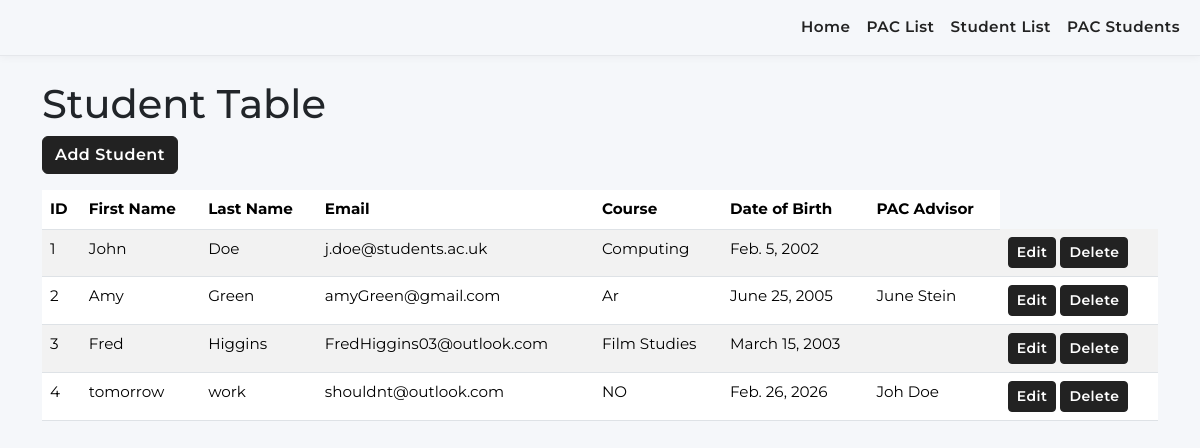
Before: /student_list/ with the older database file.
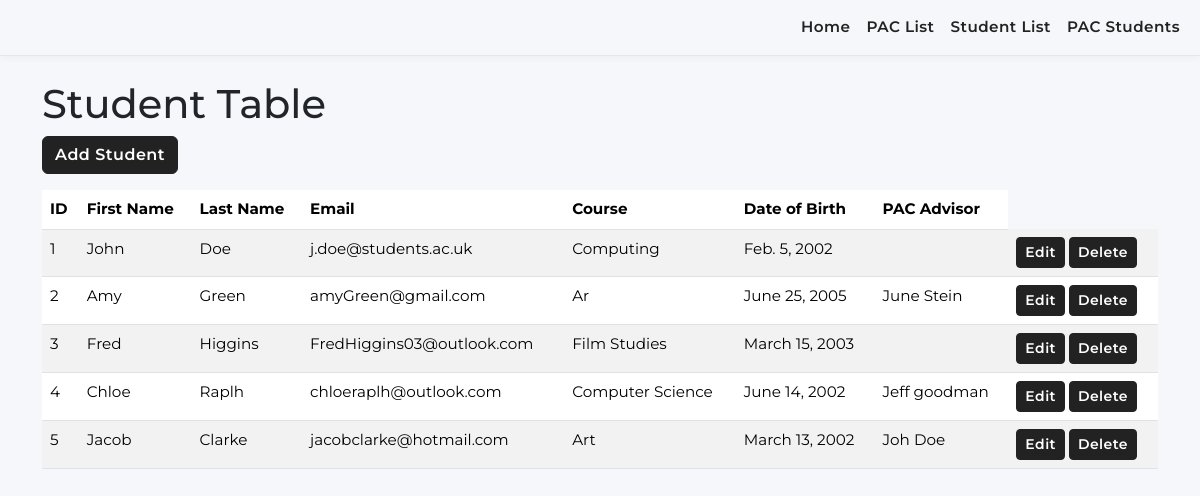
After: the same page with the newer database file.
### pacsystem/models.py (models this page shows, shortened)
class StudentTable(models.Model):
    StudentID = models.AutoField(primary_key=True)
    PacID = models.ForeignKey(PacTable, on_delete=models.SET_NULL, null=True, blank=True)
    FirstName = models.CharField(max_length=64, null=False)
    LastName = models.CharField(max_length=64, null=False)
    Email = models.EmailField(max_length=255, null=False)
    Course = models.CharField(max_length=64, null=False)
    DOB = models.DateField(null=False)

class PacTable(models.Model):
    PacID = models.AutoField(primary_key=True)
    FirstName = models.CharField(max_length=64, null=False)
    LastName = models.CharField(max_length=64, null=False)
    Email = models.EmailField(max_length=255, null=False)
    Department = models.CharField(max_length=64, null=False)

### pacsystem/views.py (the view)
# urls.py: path('student_list/', view=views.student_view, name='student_view'),
def student_view(request):
    students = StudentTable.objects.all()
    context = {'students': students}
    return render(request, 'studentpac/student.html', context)

### pacsystem/templates/studentpac/student.html (shortened to what this page needs)
{% extends 'studentpac/base.html' %}
{% block content %}
<h1>Student Table</h1>
<a href="{% url 'add_student' %}" class="btn btn-primary mb-3">Add Student</a>
<table class="table table-striped">
    <thead>
    <tr>
        <th>ID</th>
        <th>First Name</th>
        <th>Last Name</th>
        <th>Email</th>
        <th>Course</th>
        <th>Date of Birth</th>
        <th>PAC Advisor</th>
    </tr>
    </thead>
    <tbody>
    {% for student in students %}
    <tr>
        <td>{{ forloop.counter }}</td>
        <td>{{ student.FirstName }}</td>
        <td>{{ student.LastName }}</td>
        <td>{{ student.Email }}</td>
        <td>{{ student.Course }}</td>
        <td>{{ student.DOB }}</td>
        <td>{{ student.PacID.FirstName }} {{ student.PacID.LastName }}</td>
        <td>
            <a href="{% url 'edit_student' student.StudentID %}" class="btn btn-sm btn-warning">Edit</a>
            <a href="{% url 'delete_student' student.StudentID %}" class="btn btn-sm btn-danger">Delete</a>
        </td>
    </tr>
    {% endfor %}
    </tbody>
</table>
{% endblock %}

### pacsystem/templates/studentpac/base.html (shortened to what this page needs)
<!DOCTYPE html>
<html lang="en">
<head>
    <link href="https://cdn.jsdelivr.net/npm/bootstrap@5.3.8/dist/css/bootstrap.min.css" rel="stylesheet">
    {% load static %}
    <link rel="stylesheet" href="{% static 'css/style.css' %}">
</head>
<body>
    <nav class="navbar navbar-expand-lg custom-navbar">
        <div class="container-fluid">
            <div class="navbar-nav">
                <a class="nav-link" href="{% url 'home' %}">Home</a>
                <a class="nav-link" href="{% url 'pac_view' %}">PAC List</a>
                <a class="nav-link" href="{% url 'student_view' %}">Student List</a>
                <a class="nav-link" href="{% url 'pac_students' %}">PAC Students</a>
            </div>
        </div>
    </nav>
    <div class="container py-4">
        {% block content %}{% endblock %}
    </div>
</body>
</html>

### static/css/style.css (style rules this page uses)
.navbar, .navbar-nav, .navbar-brand, .nav-link { font-family: 'Montserrat', Arial, sans-serif; font-weight: 600; letter-spacing: 0.03em; }
.navbar { background: #f5f7fa !important; border-bottom: 1px solid #e5e7eb; box-shadow: 0 2px 8px rgba(0,0,0,0.04); }
.nav-link { color: #222 !important; transition: color 0.2s; }
body { font-family: 'Montserrat', Arial, sans-serif; font-size: 0.95rem; }
.btn, .btn-primary, .btn-outline-secondary, .btn-lg { background-color: #222 !important; border-color: #222 !important; color: #fff !important; font-family: 'Montserrat', Arial, sans-serif; font-weight: 600; letter-spacing: 0.03em; }
body { background: #f5f7fa; }
.custom-navbar { background: #f5f7fa !important; border-bottom: 1px solid #e5e7eb; }

Changed rows visible on the page:
removed StudentTable: FirstName "tomorrow", LastName "work", Email "shouldnt@outlook.com", Course "NO", DOB "Feb. 26, 2026", PacID.FirstName "Joh", PacID.LastName "Doe"
added StudentTable: FirstName "Chloe", LastName "Raplh", Email "chloeraplh@outlook.com", Course "Computer Science", DOB "June 14, 2002", PacID.FirstName "Jeff", PacID.LastName "goodman"
added StudentTable: FirstName "Jacob", LastName "Clarke", Email "jacobclarke@hotmail.com", Course "Art", DOB "March 13, 2002", PacID.FirstName "Joh", PacID.LastName "Doe"
